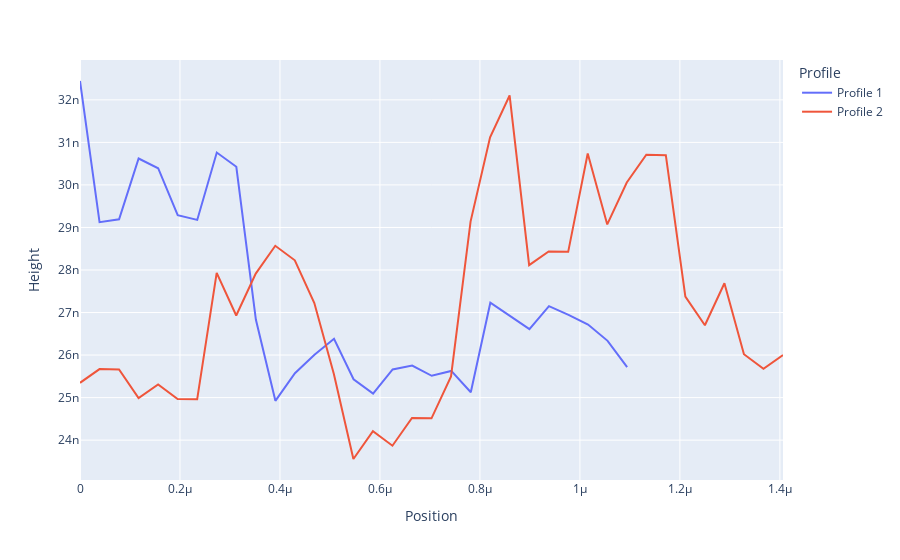
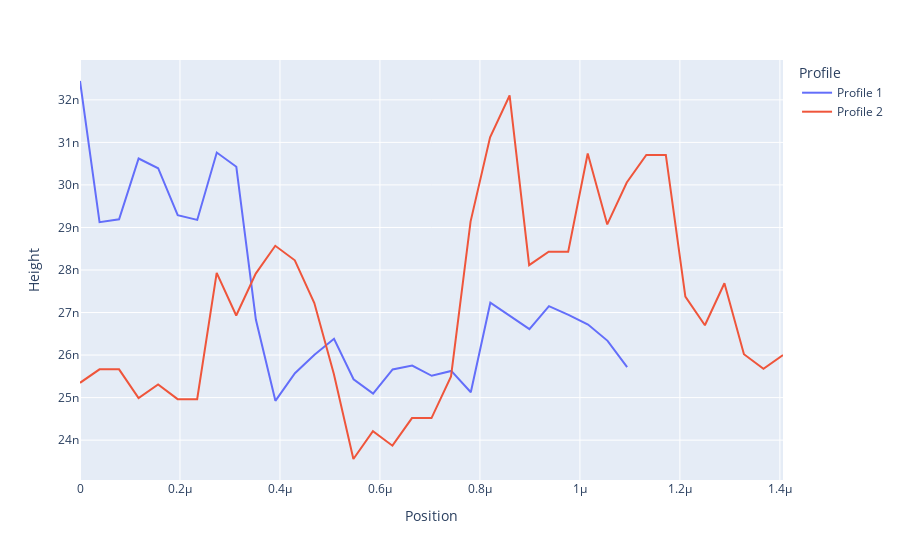

Notebook code cell kept with these figures, in order:
### Code cell
data5 = afm.import_data(r"C:\Users\poeda\OneDrive\Documents\Luo Group\AFM Images\CrsBr MTJ Project\CrSBr MTJ #3.005 heights andrew.csv")
fig5, df5 = afm.plotly_graph(data5)
fig5.show()

avg_data5 = afm.threshold_averaging(data5, 0.1e-10)
avg_fig5, avg_df5 = afm.plotly_graph(avg_data5)
avg_fig5.show()

### Figure 1 — Plotly figure (JSON) as saved in the notebook; plotly's stock layout.template omitted (floating-point values rounded to 4 significant figures)
{"data": [{"hovertemplate": "Profile=Profile 1<br>Position=%{x}<br>Height=%{y}<extra></extra>", "legendgroup": "Profile 1", "line": {"color": "#636efa", "dash": "solid"}, "marker": {"symbol": "circle"}, "mode": "lines", "name": "Profile 1", "orientation": "v", "showlegend": true, "type": "scatter", "x": [0.0, 3.909e-08, 7.817e-08, 1.173e-07, 1.563e-07, 1.954e-07, 2.345e-07, 2.736e-07, 3.127e-07, 3.518e-07, 3.909e-07, 4.3e-07, 4.69e-07, 5.081e-07, 5.472e-07, 5.863e-07, 6.254e-07, 6.645e-07, 7.036e-07, 7.427e-07, 7.817e-07, 8.208e-07, 8.599e-07, 8.99e-07, 9.381e-07, 9.772e-07, 1.016e-06, 1.055e-06, 1.094e-06, NaN, NaN, NaN, NaN, NaN, NaN, NaN, NaN], "xaxis": "x", "y": [3.244e-08, 2.912e-08, 2.919e-08, 3.062e-08, 3.039e-08, 2.929e-08, 2.918e-08, 3.076e-08, 3.043e-08, 2.683e-08, 2.492e-08, 2.557e-08, 2.601e-08, 2.638e-08, 2.543e-08, 2.51e-08, 2.566e-08, 2.575e-08, 2.551e-08, 2.563e-08, 2.513e-08, 2.723e-08, 2.692e-08, 2.661e-08, 2.715e-08, 2.695e-08, 2.672e-08, 2.633e-08, 2.572e-08, NaN, NaN, NaN, NaN, NaN, NaN, NaN, NaN], "yaxis": "y"}, {"hovertemplate": "Profile=Profile 2<br>Position=%{x}<br>Height=%{y}<extra></extra>", "legendgroup": "Profile 2", "line": {"color": "#EF553B", "dash": "solid"}, "marker": {"symbol": "circle"}, "mode": "lines", "name": "Profile 2", "orientation": "v", "showlegend": true, "type": "scatter", "x": [0.0, 3.906e-08, 7.813e-08, 1.172e-07, 1.563e-07, 1.953e-07, 2.344e-07, 2.734e-07, 3.125e-07, 3.516e-07, 3.906e-07, 4.297e-07, 4.688e-07, 5.078e-07, 5.469e-07, 5.859e-07, 6.25e-07, 6.641e-07, 7.031e-07, 7.422e-07, 7.813e-07, 8.203e-07, 8.594e-07, 8.984e-07, 9.375e-07, 9.766e-07, 1.016e-06, 1.055e-06, 1.094e-06, 1.133e-06, 1.172e-06, 1.211e-06, 1.25e-06, 1.289e-06, 1.328e-06, 1.367e-06, 1.406e-06], "xaxis": "x", "y": [2.535e-08, 2.567e-08, 2.566e-08, 2.499e-08, 2.531e-08, 2.497e-08, 2.496e-08, 2.793e-08, 2.693e-08, 2.792e-08, 2.857e-08, 2.823e-08, 2.722e-08, 2.556e-08, 2.356e-08, 2.421e-08, 2.387e-08, 2.452e-08, 2.451e-08, 2.55e-08, 2.914e-08, 3.112e-08, 3.21e-08, 2.811e-08, 2.844e-08, 2.843e-08, 3.074e-08, 2.907e-08, 3.006e-08, 3.071e-08, 3.07e-08, 2.737e-08, 2.67e-08, 2.769e-08, 2.602e-08, 2.568e-08, 2.6e-08], "yaxis": "y"}], "layout": {"legend": {"title": {"text": "Profile"}, "tracegroupgap": 0}, "margin": {"t": 60}, "xaxis": {"anchor": "y", "domain": [0, 1], "title": {"text": "Position"}}, "yaxis": {"anchor": "x", "domain": [0, 1], "title": {"text": "Height"}}}}

### Figure 2 — Plotly figure (JSON) as saved in the notebook; plotly's stock layout.template omitted (floating-point values rounded to 4 significant figures)
{"data": [{"hovertemplate": "Profile=Profile 1<br>Position=%{x}<br>Height=%{y}<extra></extra>", "legendgroup": "Profile 1", "line": {"color": "#636efa", "dash": "solid"}, "marker": {"symbol": "circle"}, "mode": "lines", "name": "Profile 1", "orientation": "v", "showlegend": true, "type": "scatter", "x": [0.0, 3.909e-08, 7.817e-08, 1.173e-07, 1.563e-07, 1.954e-07, 2.345e-07, 2.736e-07, 3.127e-07, 3.518e-07, 3.909e-07, 4.3e-07, 4.69e-07, 5.081e-07, 5.472e-07, 5.863e-07, 6.254e-07, 6.645e-07, 7.036e-07, 7.427e-07, 7.817e-07, 8.208e-07, 8.599e-07, 8.99e-07, 9.381e-07, 9.772e-07, 1.016e-06, 1.055e-06, 1.094e-06, NaN, NaN, NaN, NaN, NaN, NaN, NaN, NaN], "xaxis": "x", "y": [3.244e-08, 2.912e-08, 2.919e-08, 3.062e-08, 3.039e-08, 2.929e-08, 2.918e-08, 3.076e-08, 3.043e-08, 2.683e-08, 2.492e-08, 2.557e-08, 2.601e-08, 2.638e-08, 2.543e-08, 2.51e-08, 2.566e-08, 2.575e-08, 2.551e-08, 2.563e-08, 2.513e-08, 2.723e-08, 2.692e-08, 2.661e-08, 2.715e-08, 2.695e-08, 2.672e-08, 2.633e-08, 2.572e-08, NaN, NaN, NaN, NaN, NaN, NaN, NaN, NaN], "yaxis": "y"}, {"hovertemplate": "Profile=Profile 2<br>Position=%{x}<br>Height=%{y}<extra></extra>", "legendgroup": "Profile 2", "line": {"color": "#EF553B", "dash": "solid"}, "marker": {"symbol": "circle"}, "mode": "lines", "name": "Profile 2", "orientation": "v", "showlegend": true, "type": "scatter", "x": [0.0, 3.906e-08, 7.813e-08, 1.172e-07, 1.563e-07, 1.953e-07, 2.344e-07, 2.734e-07, 3.125e-07, 3.516e-07, 3.906e-07, 4.297e-07, 4.688e-07, 5.078e-07, 5.469e-07, 5.859e-07, 6.25e-07, 6.641e-07, 7.031e-07, 7.422e-07, 7.813e-07, 8.203e-07, 8.594e-07, 8.984e-07, 9.375e-07, 9.766e-07, 1.016e-06, 1.055e-06, 1.094e-06, 1.133e-06, 1.172e-06, 1.211e-06, 1.25e-06, 1.289e-06, 1.328e-06, 1.367e-06, 1.406e-06], "xaxis": "x", "y": [2.535e-08, 2.567e-08, 2.567e-08, 2.499e-08, 2.531e-08, 2.496e-08, 2.496e-08, 2.793e-08, 2.693e-08, 2.792e-08, 2.857e-08, 2.823e-08, 2.722e-08, 2.556e-08, 2.356e-08, 2.421e-08, 2.387e-08, 2.452e-08, 2.452e-08, 2.55e-08, 2.914e-08, 3.112e-08, 3.21e-08, 2.811e-08, 2.843e-08, 2.843e-08, 3.074e-08, 2.907e-08, 3.006e-08, 3.071e-08, 3.071e-08, 2.737e-08, 2.67e-08, 2.769e-08, 2.602e-08, 2.568e-08, 2.6e-08], "yaxis": "y"}], "layout": {"legend": {"title": {"text": "Profile"}, "tracegroupgap": 0}, "margin": {"t": 60}, "xaxis": {"anchor": "y", "domain": [0, 1], "title": {"text": "Position"}}, "yaxis": {"anchor": "x", "domain": [0, 1], "title": {"text": "Height"}}}}
